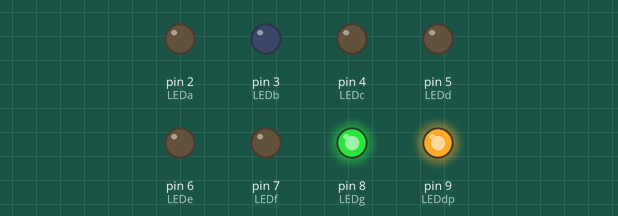
This sketch was run on a simulated Arduino Uno, built with avr-gcc and run on an emulated ATmega328P. On the bench: output pins drawn as LEDs (lit = HIGH).

Above: at 4.0 s.
At 4.8 s:
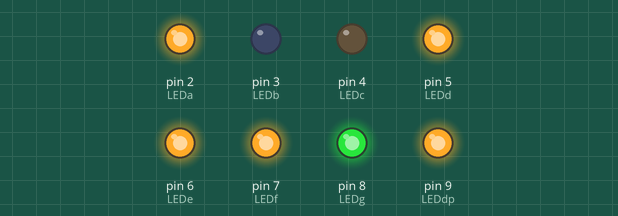
At 6.4 s:
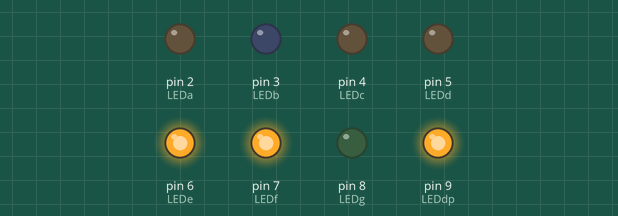
At 8.8 s:
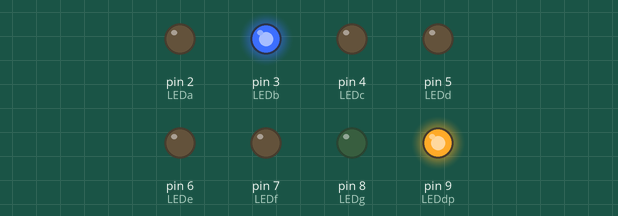
At 11.2 s:
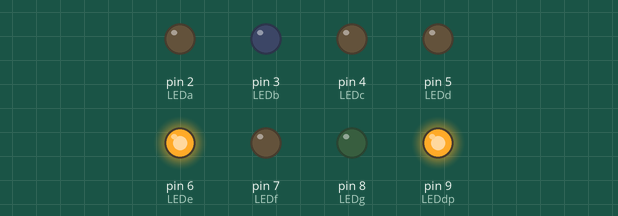
At 14.0 s:
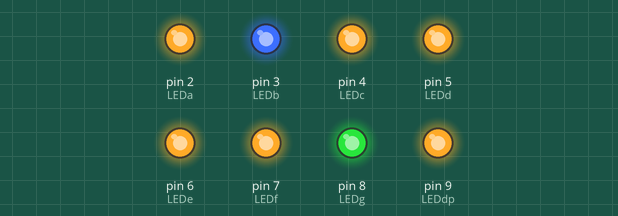
Timing chart, 0 to 19.2 s (numbered marks = the images above):
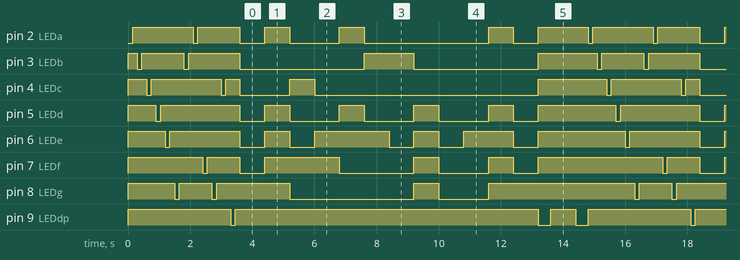

The sketch:

display7segmentos2.ino
```cpp
int LEDa = 2;
int LEDb = 3;
int LEDc = 4;
int LEDd = 5;
int LEDe = 6;
int LEDf = 7;
int LEDg = 8;
int LEDdp = 9;

void setup() {

  pinMode (LEDa, OUTPUT);
  pinMode (LEDb, OUTPUT);
  pinMode (LEDc, OUTPUT);
  pinMode (LEDd, OUTPUT);
  pinMode (LEDe, OUTPUT);
  pinMode (LEDf, OUTPUT);
  pinMode (LEDg, OUTPUT);
  pinMode (LEDdp, OUTPUT);

}

void loop() {

  // Snake1
  digitalWrite(LEDa, LOW);
  digitalWrite(LEDb, HIGH);
  digitalWrite(LEDc, HIGH);
  digitalWrite(LEDd, HIGH);
  digitalWrite(LEDe, HIGH);
  digitalWrite(LEDf, HIGH);
  digitalWrite(LEDg, HIGH);
  digitalWrite(LEDdp, HIGH);
  delay(150);

  digitalWrite(LEDa, HIGH);
  digitalWrite(LEDb, HIGH);
  digitalWrite(LEDc, HIGH);
  digitalWrite(LEDd, HIGH);
  digitalWrite(LEDe, HIGH);
  digitalWrite(LEDf, HIGH);
  digitalWrite(LEDg, HIGH);
  digitalWrite(LEDdp, HIGH);
  delay(150);

  // Snake2
  digitalWrite(LEDa, HIGH);
  digitalWrite(LEDb, LOW);
  digitalWrite(LEDc, HIGH);
  digitalWrite(LEDd, HIGH);
  digitalWrite(LEDe, HIGH);
  digitalWrite(LEDf, HIGH);
  digitalWrite(LEDg, HIGH);
  digitalWrite(LEDdp, HIGH);
  delay(150);

  digitalWrite(LEDa, HIGH);
  digitalWrite(LEDb, HIGH);
  digitalWrite(LEDc, HIGH);
  digitalWrite(LEDd, HIGH);
  digitalWrite(LEDe, HIGH);
  digitalWrite(LEDf, HIGH);
  digitalWrite(LEDg, HIGH);
  digitalWrite(LEDdp, HIGH);
  delay(150);

  // Snake3
  digitalWrite(LEDa, HIGH);
  digitalWrite(LEDb, HIGH);
  digitalWrite(LEDc, LOW);
  digitalWrite(LEDd, HIGH);
  digitalWrite(LEDe, HIGH);
  digitalWrite(LEDf, HIGH);
  digitalWrite(LEDg, HIGH);
  digitalWrite(LEDdp, HIGH);
  delay(150);

  digitalWrite(LEDa, HIGH);
  digitalWrite(LEDb, HIGH);
  digitalWrite(LEDc, HIGH);
  digitalWrite(LEDd, HIGH);
  digitalWrite(LEDe, HIGH);
  digitalWrite(LEDf, HIGH);
  digitalWrite(LEDg, HIGH);
  digitalWrite(LEDdp, HIGH);
  delay(150);

  // Snake4
  digitalWrite(LEDa, HIGH);
  digitalWrite(LEDb, HIGH);
  digitalWrite(LEDc, HIGH);
  digitalWrite(LEDd, LOW);
  digitalWrite(LEDe, HIGH);
  digitalWrite(LEDf, HIGH);
  digitalWrite(LEDg, HIGH);
  digitalWrite(LEDdp, HIGH);
  delay(150);

  digitalWrite(LEDa, HIGH);
  digitalWrite(LEDb, HIGH);
  digitalWrite(LEDc, HIGH);
  digitalWrite(LEDd, HIGH);
  digitalWrite(LEDe, HIGH);
  digitalWrite(LEDf, HIGH);
  digitalWrite(LEDg, HIGH);
  digitalWrite(LEDdp, HIGH);
  delay(150);


  // Snake5
  digitalWrite(LEDa, HIGH);
  digitalWrite(LEDb, HIGH);
  digitalWrite(LEDc, HIGH);
  digitalWrite(LEDd, HIGH);
  digitalWrite(LEDe, LOW);
  digitalWrite(LEDf, HIGH);
  digitalWrite(LEDg, HIGH);
  digitalWrite(LEDdp, HIGH);
  delay(150);

  digitalWrite(LEDa, HIGH);
  digitalWrite(LEDb, HIGH);
  digitalWrite(LEDc, HIGH);
  digitalWrite(LEDd, HIGH);
  digitalWrite(LEDe, HIGH);
  digitalWrite(LEDf, HIGH);
  digitalWrite(LEDg, HIGH);
  digitalWrite(LEDdp, HIGH);
  delay(150);

  // Snake6
  digitalWrite(LEDa, HIGH);
  digitalWrite(LEDb, HIGH);
  digitalWrite(LEDc, HIGH);
  digitalWrite(LEDd, HIGH);
  digitalWrite(LEDe, HIGH);
  digitalWrite(LEDf, HIGH);
  digitalWrite(LEDg, LOW);
  digitalWrite(LEDdp, HIGH);
  delay(150);

  digitalWrite(LEDa, HIGH);
  digitalWrite(LEDb, HIGH);
  digitalWrite(LEDc, HIGH);
  digitalWrite(LEDd, HIGH);
  digitalWrite(LEDe, HIGH);
  digitalWrite(LEDf, HIGH);
  digitalWrite(LEDg, HIGH);
  digitalWrite(LEDdp, HIGH);
  delay(150);

  // Snake7
  digitalWrite(LEDa, HIGH);
  digitalWrite(LEDb, LOW);
  digitalWrite(LEDc, HIGH);
  digitalWrite(LEDd, HIGH);
  digitalWrite(LEDe, HIGH);
  digitalWrite(LEDf, HIGH);
  digitalWrite(LEDg, HIGH);
  digitalWrite(LEDdp, HIGH);
  delay(150);

  digitalWrite(LEDa, HIGH);
  digitalWrite(LEDb, HIGH);
  digitalWrite(LEDc, HIGH);
  digitalWrite(LEDd, HIGH);
  digitalWrite(LEDe, HIGH);
  digitalWrite(LEDf, HIGH);
  digitalWrite(LEDg, HIGH);
  digitalWrite(LEDdp, HIGH);
  delay(150);

  // Snake8
  digitalWrite(LEDa, LOW);
  digitalWrite(LEDb, HIGH);
  digitalWrite(LEDc, HIGH);
  digitalWrite(LEDd, HIGH);
  digitalWrite(LEDe, HIGH);
  digitalWrite(LEDf, HIGH);
  digitalWrite(LEDg, HIGH);
  digitalWrite(LEDdp, HIGH);
  delay(150);

  digitalWrite(LEDa, HIGH);
  digitalWrite(LEDb, HIGH);
  digitalWrite(LEDc, HIGH);
  digitalWrite(LEDd, HIGH);
  digitalWrite(LEDe, HIGH);
  digitalWrite(LEDf, HIGH);
  digitalWrite(LEDg, HIGH);
  digitalWrite(LEDdp, HIGH);
  delay(150);

  // Snake9
  digitalWrite(LEDa, HIGH);
  digitalWrite(LEDb, HIGH);
  digitalWrite(LEDc, HIGH);
  digitalWrite(LEDd, HIGH);
  digitalWrite(LEDe, HIGH);
  digitalWrite(LEDf, LOW);
  digitalWrite(LEDg, HIGH);
  digitalWrite(LEDdp, HIGH);
  delay(150);

  digitalWrite(LEDa, HIGH);
  digitalWrite(LEDb, HIGH);
  digitalWrite(LEDc, HIGH);
  digitalWrite(LEDd, HIGH);
  digitalWrite(LEDe, HIGH);
  digitalWrite(LEDf, HIGH);
  digitalWrite(LEDg, HIGH);
  digitalWrite(LEDdp, HIGH);
  delay(150);

  // Snake10
  digitalWrite(LEDa, HIGH);
  digitalWrite(LEDb, HIGH);
  digitalWrite(LEDc, HIGH);
  digitalWrite(LEDd, HIGH);
  digitalWrite(LEDe, HIGH);
  digitalWrite(LEDf, HIGH);
  digitalWrite(LEDg, LOW);
  digitalWrite(LEDdp, HIGH);
  delay(150);

  digitalWrite(LEDa, HIGH);
  digitalWrite(LEDb, HIGH);
  digitalWrite(LEDc, HIGH);
  digitalWrite(LEDd, HIGH);
  digitalWrite(LEDe, HIGH);
  digitalWrite(LEDf, HIGH);
  digitalWrite(LEDg, HIGH);
  digitalWrite(LEDdp, HIGH);
  delay(150);

  // Snake11
  digitalWrite(LEDa, HIGH);
  digitalWrite(LEDb, HIGH);
  digitalWrite(LEDc, LOW);
  digitalWrite(LEDd, HIGH);
  digitalWrite(LEDe, HIGH);
  digitalWrite(LEDf, HIGH);
  digitalWrite(LEDg, HIGH);
  digitalWrite(LEDdp, HIGH);
  delay(150);

  digitalWrite(LEDa, HIGH);
  digitalWrite(LEDb, HIGH);
  digitalWrite(LEDc, HIGH);
  digitalWrite(LEDd, HIGH);
  digitalWrite(LEDe, HIGH);
  digitalWrite(LEDf, HIGH);
  digitalWrite(LEDg, HIGH);
  digitalWrite(LEDdp, HIGH);
  delay(150);

  // Snake12
  digitalWrite(LEDa, HIGH);
  digitalWrite(LEDb, HIGH);
  digitalWrite(LEDc, HIGH);
  digitalWrite(LEDd, HIGH);
  digitalWrite(LEDe, HIGH);
  digitalWrite(LEDf, HIGH);
  digitalWrite(LEDg, HIGH);
  digitalWrite(LEDdp, LOW);
  delay(150);

  digitalWrite(LEDa, HIGH);
  digitalWrite(LEDb, HIGH);
  digitalWrite(LEDc, HIGH);
  digitalWrite(LEDd, HIGH);
  digitalWrite(LEDe, HIGH);
  digitalWrite(LEDf, HIGH);
  digitalWrite(LEDg, HIGH);
  digitalWrite(LEDdp, HIGH);
  delay(150);


  // NUMERO 00
  digitalWrite(LEDa, LOW);
  digitalWrite(LEDb, LOW);
  digitalWrite(LEDc, LOW);
  digitalWrite(LEDd, LOW);
  digitalWrite(LEDe, LOW);
  digitalWrite(LEDf, LOW);
  digitalWrite(LEDg, HIGH);
  digitalWrite(LEDdp, HIGH);
  delay(800);

  // NUMERO 01
  digitalWrite(LEDa, HIGH);
  digitalWrite(LEDb, LOW);
  digitalWrite(LEDc, LOW);
  digitalWrite(LEDd, HIGH);
  digitalWrite(LEDe, HIGH);
  digitalWrite(LEDf, HIGH);
  digitalWrite(LEDg, HIGH);
  digitalWrite(LEDdp, HIGH);
  delay(800);

  // NUMERO 02
  digitalWrite(LEDa, LOW);
  digitalWrite(LEDb, LOW);
  digitalWrite(LEDc, HIGH);
  digitalWrite(LEDd, LOW);
  digitalWrite(LEDe, LOW);
  digitalWrite(LEDf, HIGH);
  digitalWrite(LEDg, LOW);
  digitalWrite(LEDdp, HIGH);
  delay(800);

  // NUMERO 03
  digitalWrite(LEDa, LOW);
  digitalWrite(LEDb, LOW);
  digitalWrite(LEDc, LOW);
  digitalWrite(LEDd, LOW);
  digitalWrite(LEDe, HIGH);
  digitalWrite(LEDf, HIGH);
  digitalWrite(LEDg, LOW);
  digitalWrite(LEDdp, HIGH);
  delay(800);

  // NUMERO 04
  digitalWrite(LEDa, HIGH);
  digitalWrite(LEDb, LOW);
  digitalWrite(LEDc, LOW);
  digitalWrite(LEDd, HIGH);
  digitalWrite(LEDe, HIGH);
  digitalWrite(LEDf, LOW);
  digitalWrite(LEDg, LOW);
  digitalWrite(LEDdp, HIGH);
  delay(800);

  // NUMERO 05
  digitalWrite(LEDa, LOW);
  digitalWrite(LEDb, HIGH);
  digitalWrite(LEDc, LOW);
  digitalWrite(LEDd, LOW);
  digitalWrite(LEDe, HIGH);
  digitalWrite(LEDf, LOW);
  digitalWrite(LEDg, LOW);
  digitalWrite(LEDdp, HIGH);
  delay(800);

    // NUMERO 06
  digitalWrite(LEDa, LOW);
  digitalWrite(LEDb, HIGH);
  digitalWrite(LEDc, LOW);
  digitalWrite(LEDd, LOW);
  digitalWrite(LEDe, LOW);
  digitalWrite(LEDf, LOW);
  digitalWrite(LEDg, LOW);
  digitalWrite(LEDdp, HIGH);
  delay(800);

    // NUMERO 07
  digitalWrite(LEDa, LOW);
  digitalWrite(LEDb, LOW);
  digitalWrite(LEDc, LOW);
  digitalWrite(LEDd, HIGH);
  digitalWrite(LEDe, HIGH);
  digitalWrite(LEDf, HIGH);
  digitalWrite(LEDg, HIGH);
  digitalWrite(LEDdp, HIGH);
  delay(800);

    // NUMERO 08
  digitalWrite(LEDa, LOW);
  digitalWrite(LEDb, LOW);
  digitalWrite(LEDc, LOW);
  digitalWrite(LEDd, LOW);
  digitalWrite(LEDe, LOW);
  digitalWrite(LEDf, LOW);
  digitalWrite(LEDg, LOW);
  digitalWrite(LEDdp, HIGH);
  delay(800);

    // NUMERO 09
  digitalWrite(LEDa, LOW);
  digitalWrite(LEDb, LOW);
  digitalWrite(LEDc, LOW);
  digitalWrite(LEDd, LOW);
  digitalWrite(LEDe, HIGH);
  digitalWrite(LEDf, LOW);
  digitalWrite(LEDg, LOW);
  digitalWrite(LEDdp, HIGH);
  delay(800);

  // NUMERO 01
  digitalWrite(LEDa, HIGH);
  digitalWrite(LEDb, LOW);
  digitalWrite(LEDc, LOW);
  digitalWrite(LEDd, HIGH);
  digitalWrite(LEDe, HIGH);
  digitalWrite(LEDf, HIGH);
  digitalWrite(LEDg, HIGH);
  digitalWrite(LEDdp, HIGH);
  delay(800);

  // NUMERO 00
  digitalWrite(LEDa, LOW);
  digitalWrite(LEDb, LOW);
  digitalWrite(LEDc, LOW);
  digitalWrite(LEDd, LOW);
  digitalWrite(LEDe, LOW);
  digitalWrite(LEDf, LOW);
  digitalWrite(LEDg, HIGH);
  digitalWrite(LEDdp, HIGH);
  delay(800);

  // .
  digitalWrite(LEDa, HIGH);
  digitalWrite(LEDb, HIGH);
  digitalWrite(LEDc, HIGH);
  digitalWrite(LEDd, HIGH);
  digitalWrite(LEDe, HIGH);
  digitalWrite(LEDf, HIGH);
  digitalWrite(LEDg, HIGH);
  digitalWrite(LEDdp, LOW);
  delay (400);

  // .
  digitalWrite(LEDa, HIGH);
  digitalWrite(LEDb, HIGH);
  digitalWrite(LEDc, HIGH);
  digitalWrite(LEDd, HIGH);
  digitalWrite(LEDe, HIGH);
  digitalWrite(LEDf, HIGH);
  digitalWrite(LEDg, HIGH);
  digitalWrite(LEDdp, HIGH);
  delay (800);

  // .
  digitalWrite(LEDa, HIGH);
  digitalWrite(LEDb, HIGH);
  digitalWrite(LEDc, HIGH);
  digitalWrite(LEDd, HIGH);
  digitalWrite(LEDe, HIGH);
  digitalWrite(LEDf, HIGH);
  digitalWrite(LEDg, HIGH);
  digitalWrite(LEDdp, LOW);
  delay (400);


}
```

Measured:
- by itself, pin 3 (LEDb): repeats every 14.8 s: LOW 0.15 s, HIGH 1.4 s, LOW 0.15 s, HIGH 1.7 s, LOW 4.0 s, HIGH 1.6 s, LOW 4.0 s, HIGH 1.9 s
- by itself, pin 4 (LEDc): repeats every 14.8 s: LOW 0.15 s, HIGH 2.3 s, LOW 0.15 s, HIGH 0.45 s, LOW 1.6 s, HIGH 0.80 s, LOW 7.2 s, HIGH 2.2 s
- by itself, pin 5 (LEDd): repeats every 14.8 s: LOW 0.15 s, HIGH 2.6 s, LOW 0.80 s, 3 × (HIGH 0.80 s, LOW 1.6 s), HIGH 0.80 s, LOW 0.80 s, HIGH 2.5 s
- by itself, pin 8 (LEDg): repeats every 14.8 s: LOW 0.15 s, HIGH 1.1 s, LOW 0.15 s, HIGH 2.4 s, LOW 4.0 s, HIGH 0.80 s, LOW 1.6 s, HIGH 4.7 s
- by itself, pin 9 (LEDdp): repeats every 14.8 s: LOW 0.15 s, HIGH 9.8 s, LOW 0.40 s, HIGH 0.80 s, LOW 0.40 s, HIGH 3.3 s
- by itself, pin 7 (LEDf): repeats every 14.8 s: LOW 0.15 s, HIGH 1.1 s, LOW 0.80 s, HIGH 2.4 s, LOW 2.4 s, HIGH 0.80 s, LOW 1.6 s, HIGH 0.80 s, LOW 0.80 s, HIGH 4.0 s
- by itself, pin 2 (LEDa): repeats every 14.8 s: LOW 0.15 s, HIGH 1.4 s, LOW 0.80 s, HIGH 0.80 s, LOW 1.6 s, HIGH 0.80 s, LOW 4.0 s, HIGH 0.80 s, LOW 0.80 s, HIGH 1.6 s, LOW 0.15 s, HIGH 2.0 s
